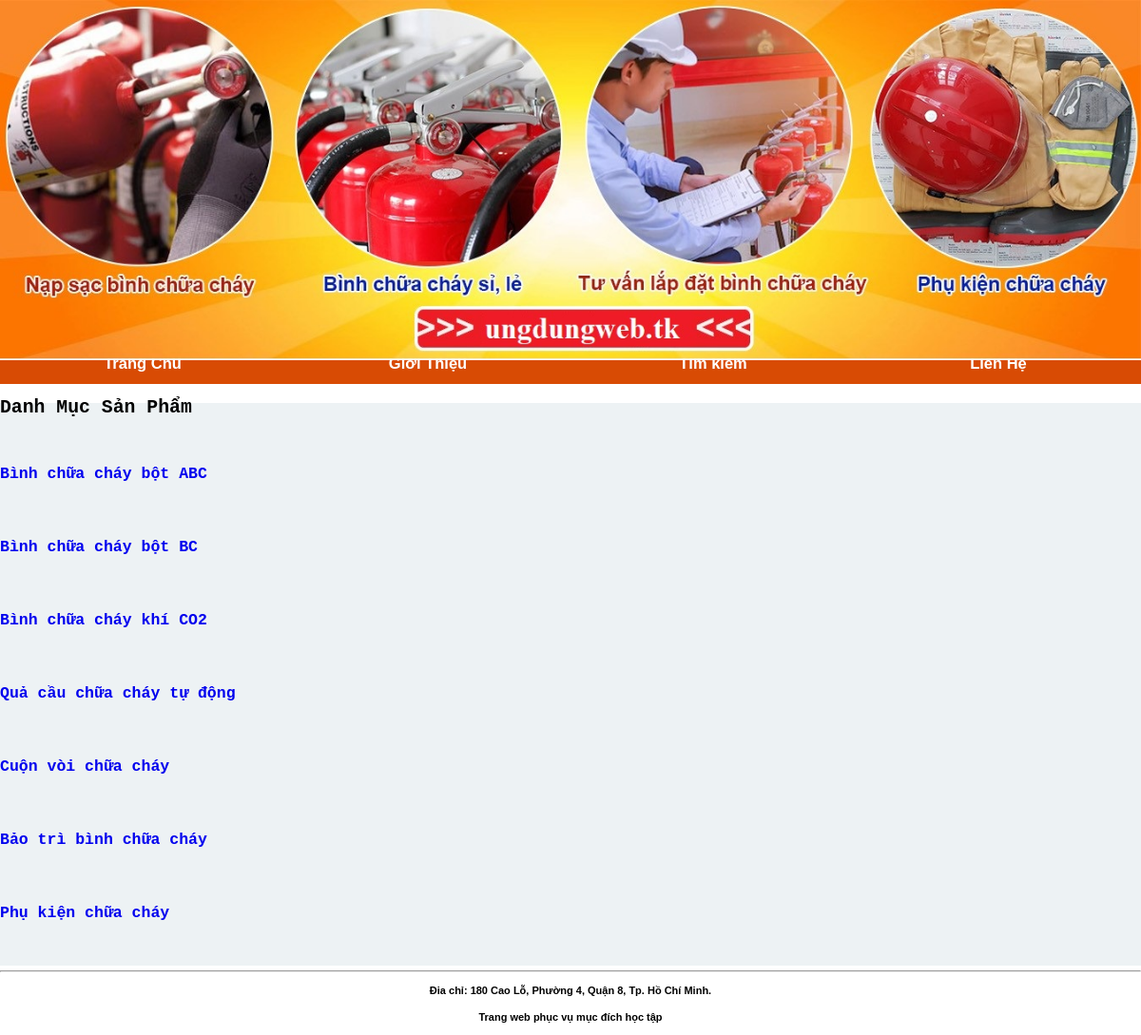
/chitietsp.php, run on the app's committed database.
### tables this page shows
CREATE TABLE `danhmucsp` (
  `madanhmuc` varchar(5) NOT NULL,
  `tendanhmuc` varchar(50) NOT NULL
);

### include/danhmuc.php (the view, shortened to what this page needs)
<pre
<?php
$sql="select * from danhmucsp";
$obj = new PDO("mysql:host=". HOST."; dbname=". DB , USER, PASS);
$obj->query("set names 'utf8' ");
$data = $obj->query($sql);
$rows = $data->fetchAll();
?>
<div id="divdm" style=" width: 100%;">
<p style="font-weight: bold;font-size: 180%;">Danh Mục Sản Phẩm</p>
  <?php
  foreach($rows as $r)
    {
  ?>
      <p style="font-weight: bold;font-size: 150%;"><a href="sanpham.php?madanhmuc=<?php echo $r['madanhmuc'];?>"><?php echo $r['tendanhmuc'];?></a>
        </p>
      <?php
    }
    ?>
</div>

### stype.css (style rules this page uses)
a { text-decoration: none; }
body { width: 100%; margin: 0; padding: 0; line-height: 1.5em; font-family: Verdana, Arial, san-serif; font-size: 11px; color: #000000; }
#divdm { clear: all; margin: 0; padding: 0; font-size: 100%; line-height:1em; }

### data on the page
danhmucsp: tendanhmuc "Bình chữa cháy bột ABC"
danhmucsp: tendanhmuc "Bình chữa cháy bột BC"
danhmucsp: tendanhmuc "Bình chữa cháy khí CO2"
danhmucsp: tendanhmuc "Quả cầu chữa cháy tự động"
danhmucsp: tendanhmuc "Cuộn vòi chữa cháy"
danhmucsp: tendanhmuc "Bảo trì bình chữa cháy"
danhmucsp: tendanhmuc "Phụ kiện chữa cháy"
